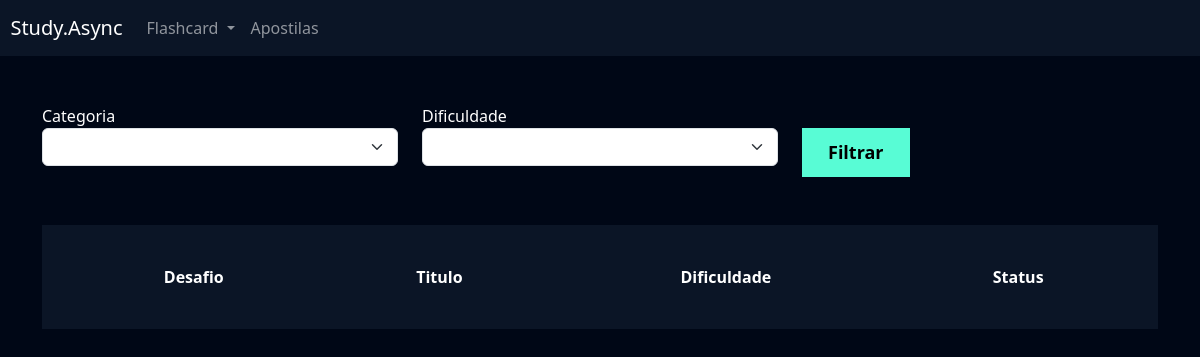
Page /flashcard/listar_desafio/ (signed in) on the earlier database version.
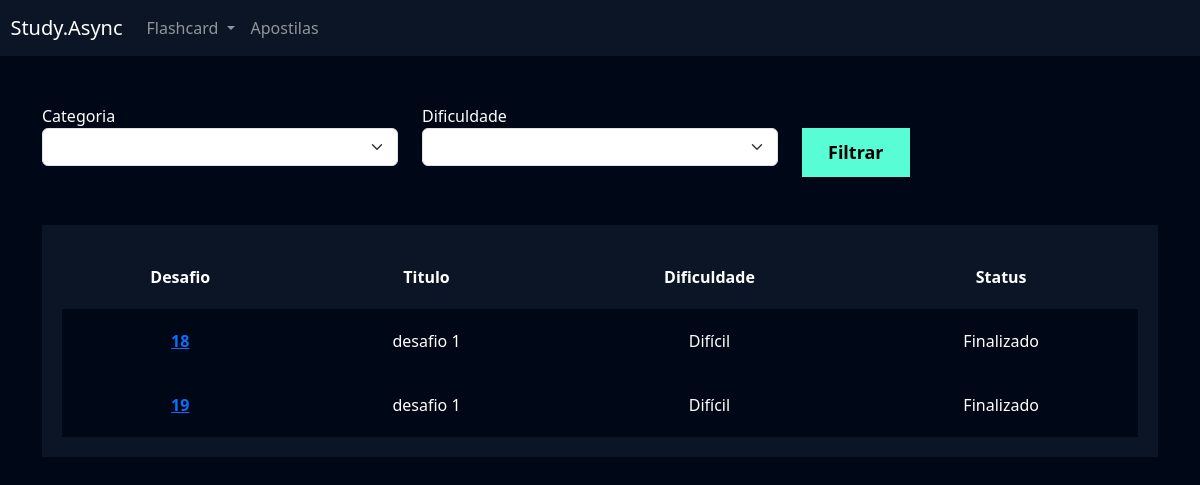
Same page on the later database version.
### flashcard/models.py (models this page shows, shortened)
class Desafio(models.Model):
    user = models.ForeignKey(User, on_delete=models.DO_NOTHING)
    titulo = models.CharField(max_length=100)
    categoria = models.ManyToManyField(Categoria)
    quantidade_perguntas = models.IntegerField()
    dificuldade = models.CharField(
        max_length=1, choices=Flashcard.DIFICULDADE_CHOICES
    )
    flashcards = models.ManyToManyField(FlashcardDesafio)
    @property
    def status(self):
        flashcards_nao_respondidos = self.flashcards.filter(
            respondido=False
        ).count()
        return 'Em aberto' if flashcards_nao_respondidos > 0 else 'Finalizado'

### flashcard/views.py (the view)
# urls.py: path('listar_desafio/', views.listar_desafio, name='listar_desafio'),
def listar_desafio(request):
    desafios = Desafio.objects.filter(user=request.user)
    return render(
        request,
        'listar_desafio.html',
        {
            'desafios': desafios,
        },
    )

### flashcard/templates/listar_desafio.html (shortened to what this page needs)
{% extends "base/base.html" %}
{% load static %}
{% block 'head' %}
    <link href="{% static 'users/css/cadastro.css' %}" rel="stylesheet">
    <link href="{% static 'flashcard/css/novo_flashcard.css' %}" rel="stylesheet">
    <link href="{% static 'flashcard/css/iniciar_desafio.css' %}" rel="stylesheet">
    <link href="{% static 'flashcard/css/desafio.css' %}" rel="stylesheet">
    <link href='https://unpkg.com/boxicons@2.1.4/css/boxicons.min.css' rel='stylesheet'>
{% endblock 'head' %}
{% block 'conteudo' %}
    <div class="container">
        <br>
        <br>
        <div class="row">
            <div class="col-md">
                <form action="}" method="GET">
                <label for="">Categoria</label>
                <select name="categoria" class="form-select">
                </select>
            </div>
            <div class="col-md">
                <label for="">Dificuldade</label>
                <select name="dificuldade" class="form-select">
                </select>
            </div>
            <div class="col-md">
                <br>
                <input type="submit" value="Filtrar" class="btn-cadastro">
            </div>
        </div>
        <br>
        <br>
        <div class="box-listar">
            <table>
                <thead>
                  <tr>
                    <th scope="col">Desafio</th>
                    <th scope="col">Titulo</th>
                    <th scope="col">Dificuldade</th>
                    <th scope="col">Status</th>
                  </tr>
                </thead>
                <tbody>
                    {% for desafio in desafios %}
                        <tr class="linha">
                            <th><a href="{% url "flashcard:desafio" desafio.id %}">{{desafio.id}}</a></th>
                            <td>{{desafio.titulo}}</td>
                            <td>{{desafio.get_dificuldade_display}}</td>
                            <td>{{desafio.status}}</td>
                        </tr>
                  {% endfor %}
                </tbody>
              </table>
        </div>
    </div>
{% endblock 'conteudo' %}

Differences in the rows shown:
added Desafio: id "18", titulo "desafio 1", dificuldade "Difícil", status "Finalizado"
added Desafio: id "19", titulo "desafio 1", dificuldade "Difícil", status "Finalizado"
